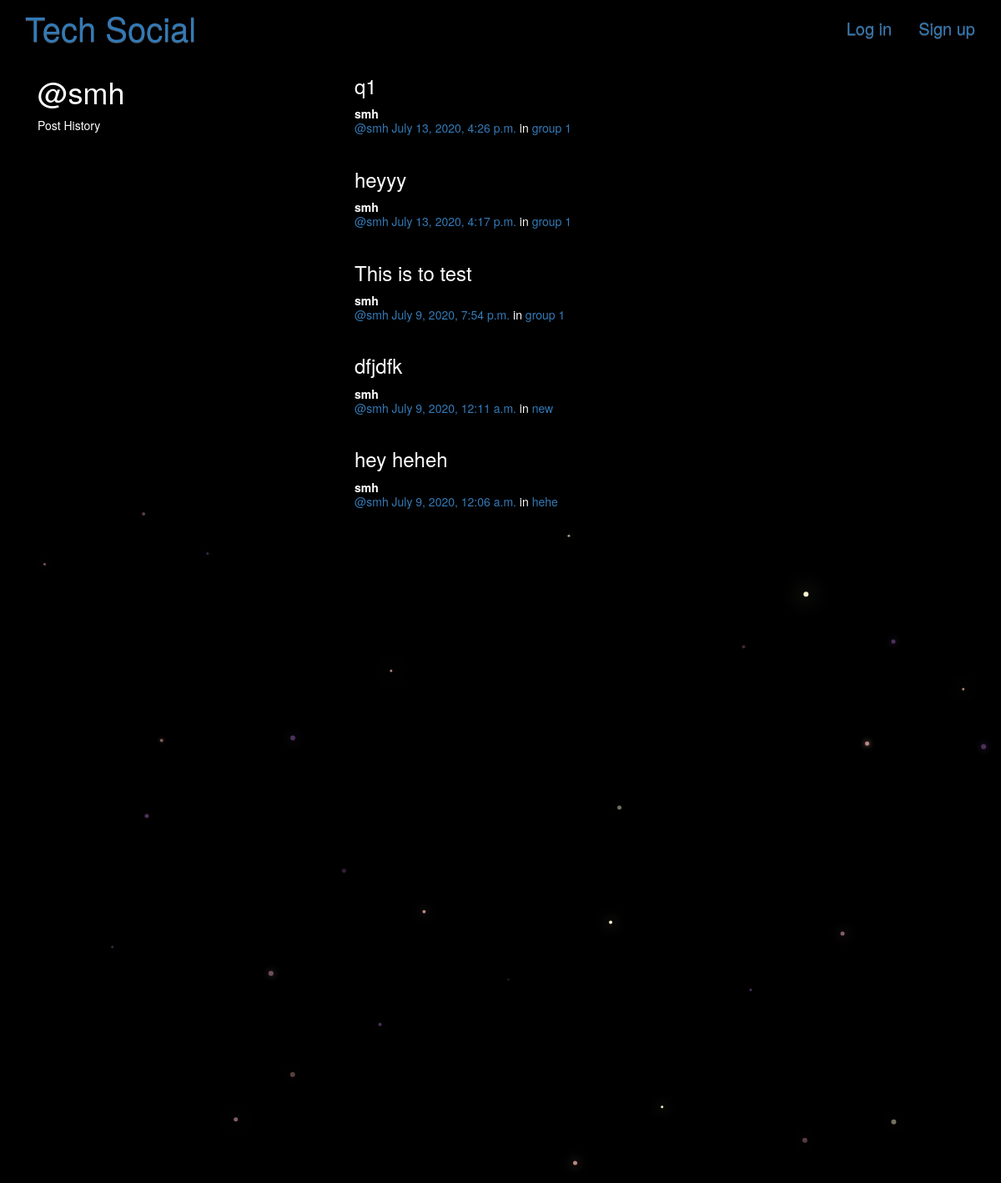
Page /posts/by/smh/ on the committed database.
### posts/models.py (models this page shows, shortened)
class Post(models.Model):
    user = models.ForeignKey(User, related_name="posts",on_delete=models.CASCADE)
    created_at = models.DateTimeField(auto_now=True)
    question = models.CharField(max_length=255)
    description=models.TextField(blank=True, default='')
    description_html = models.TextField(editable=False)
    group = models.ForeignKey(Group, related_name="posts",null=True, blank=True,on_delete=models.CASCADE,)
    class Meta:
        ordering = ["-created_at"]
        unique_together = ["user", "question"]

### groups/models.py (models this page shows, shortened)
class Group(models.Model):
    name = models.CharField(max_length=255, unique=True)
    slug = models.SlugField(allow_unicode=True, unique=True)
    description = models.TextField(blank=True, default='')
    description_html = models.TextField(editable=False, default='', blank=True)
    members = models.ManyToManyField(User,through="GroupMember")
    class Meta:
        ordering = ["name"]

### posts/views.py (the view)
# urls.py: url(r"by/(?P<username>[-\w]+)/$",views.UserPosts.as_view(),name="for_user"),
class UserPosts(generic.ListView):
    model = models.Post
    template_name = "posts/user_post_list.html"
    def get_queryset(self):
        try:
            self.post_user = User.objects.prefetch_related("posts").get(
                username__iexact=self.kwargs.get("username")
            )
        except User.DoesNotExist:
            raise Http404
        else:
            return self.post_user.posts.all()
    def get_context_data(self, **kwargs):
        context = super().get_context_data(**kwargs)
        context["post_user"] = self.post_user
        return context

### posts/templates/posts/user_post_list.html (shortened to what this page needs)
{% extends "posts/post_base.html" %}
{% block content %}
<div class="col-md-4">
	<h1>@{{ post_user.username }}</h1>
	<p>Post History</p>
</div>
<div class="col-md-8" >
	{% for post in post_list %}
	<div class="post media" >
		<h3>{{ post.question }}</h3>
		<div class="media-body">
			<strong>{{ post.user.username }}</strong>
			<h5 class="media-heading">
				<span class="username"><a href="{% url 'posts:for_user' username=post.user.username %}">@{{ post.user.username }}</a></span>
				<time class="time"><a href="{% url 'posts:single' username=post.user.username pk=post.pk %}">{{ post.created_at }}</a></time>
				{% if post.group %}
				<span class="group-name">in <a href="#">{{ post.group.name }}</a></span>
				{% endif %}
			</h5>
		</div>
	</div>
	{% endfor %}
</div>
{% endblock %}

### static/mysite/css/master.css (style rules this page uses)
body { margin: 0; overflow: hidden; background-color: black; color:white; }

### rows in the picture
Post: question "q1", user.username "smh", created_at "July 13, 2020, 4:26 p.m.", group.name "group 1"
Post: question "heyyy", user.username "smh", created_at "July 13, 2020, 4:17 p.m.", group.name "group 1"
Post: question "This is to test", user.username "smh", created_at "July 9, 2020, 7:54 p.m.", group.name "group 1"
Post: question "dfjdfk", user.username "smh", created_at "July 9, 2020, 12:11 a.m.", group.name "new"
Post: question "hey heheh", user.username "smh", created_at "July 9, 2020, 12:06 a.m.", group.name "hehe"

### other values in the picture
{{ post_user.username }} "smh"
